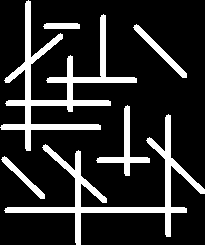
#> input picture lines.png, 205 x 245 px
$ python DIP5.py
#> lines starting #> are read from the running program, lines starting #| are printed output that depends on the picture; after the words box and inside, x2 and y2 are one past the last pixel; in counts of white or black regions, pixels touching at a corner belong together
#Prewitt edge detection
import cv2,numpy as np

img=cv2.imread("lines.png",0)
#> img: shape (245, 205); 16.9% white; 6 white regions, box (x1, y1, x2, y2) and area: (0, 0, 137, 151) 3611, (4, 114, 205, 245) 3181, (96, 105, 150, 176) 696, (133, 24, 187, 78) 459, (1, 156, 45, 199) 346, (43, 23, 80, 29) 213
imgNew=img.copy()

prewitX = [[-1,-1,-1],[0,0,0],[1,1,1]]
prewitY = [[-1,0,1],[-1,0,1],[-1,0,1]]

h,w=img.shape[:2]
#> h = 245; w = 205

for i in range(1,h-1):
    for j in range(1,w-1):
        Gx=0
        Gy=0
        for m in range(3):
            for n in range(3):
                Gx += (prewitX[m][n] * img[i-1+m][j-1+n])
                Gy += (prewitY[m][n] * img[i-1+m][j-1+n])
        imgNew[i][j] = (Gx**2 + Gy**2)**0.5
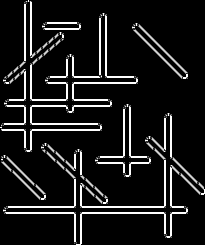
#> imgNew: shape (245, 205); min 0, max 255, mean 25.9

show=np.hstack((img,imgNew))
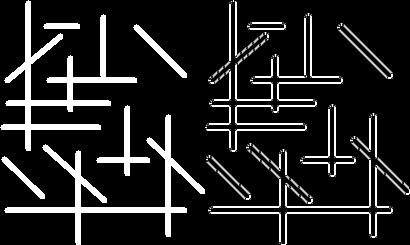
#> show: shape (245, 410); min 0, max 255, mean 34.6
cv2.imshow("prewit.png",show)
